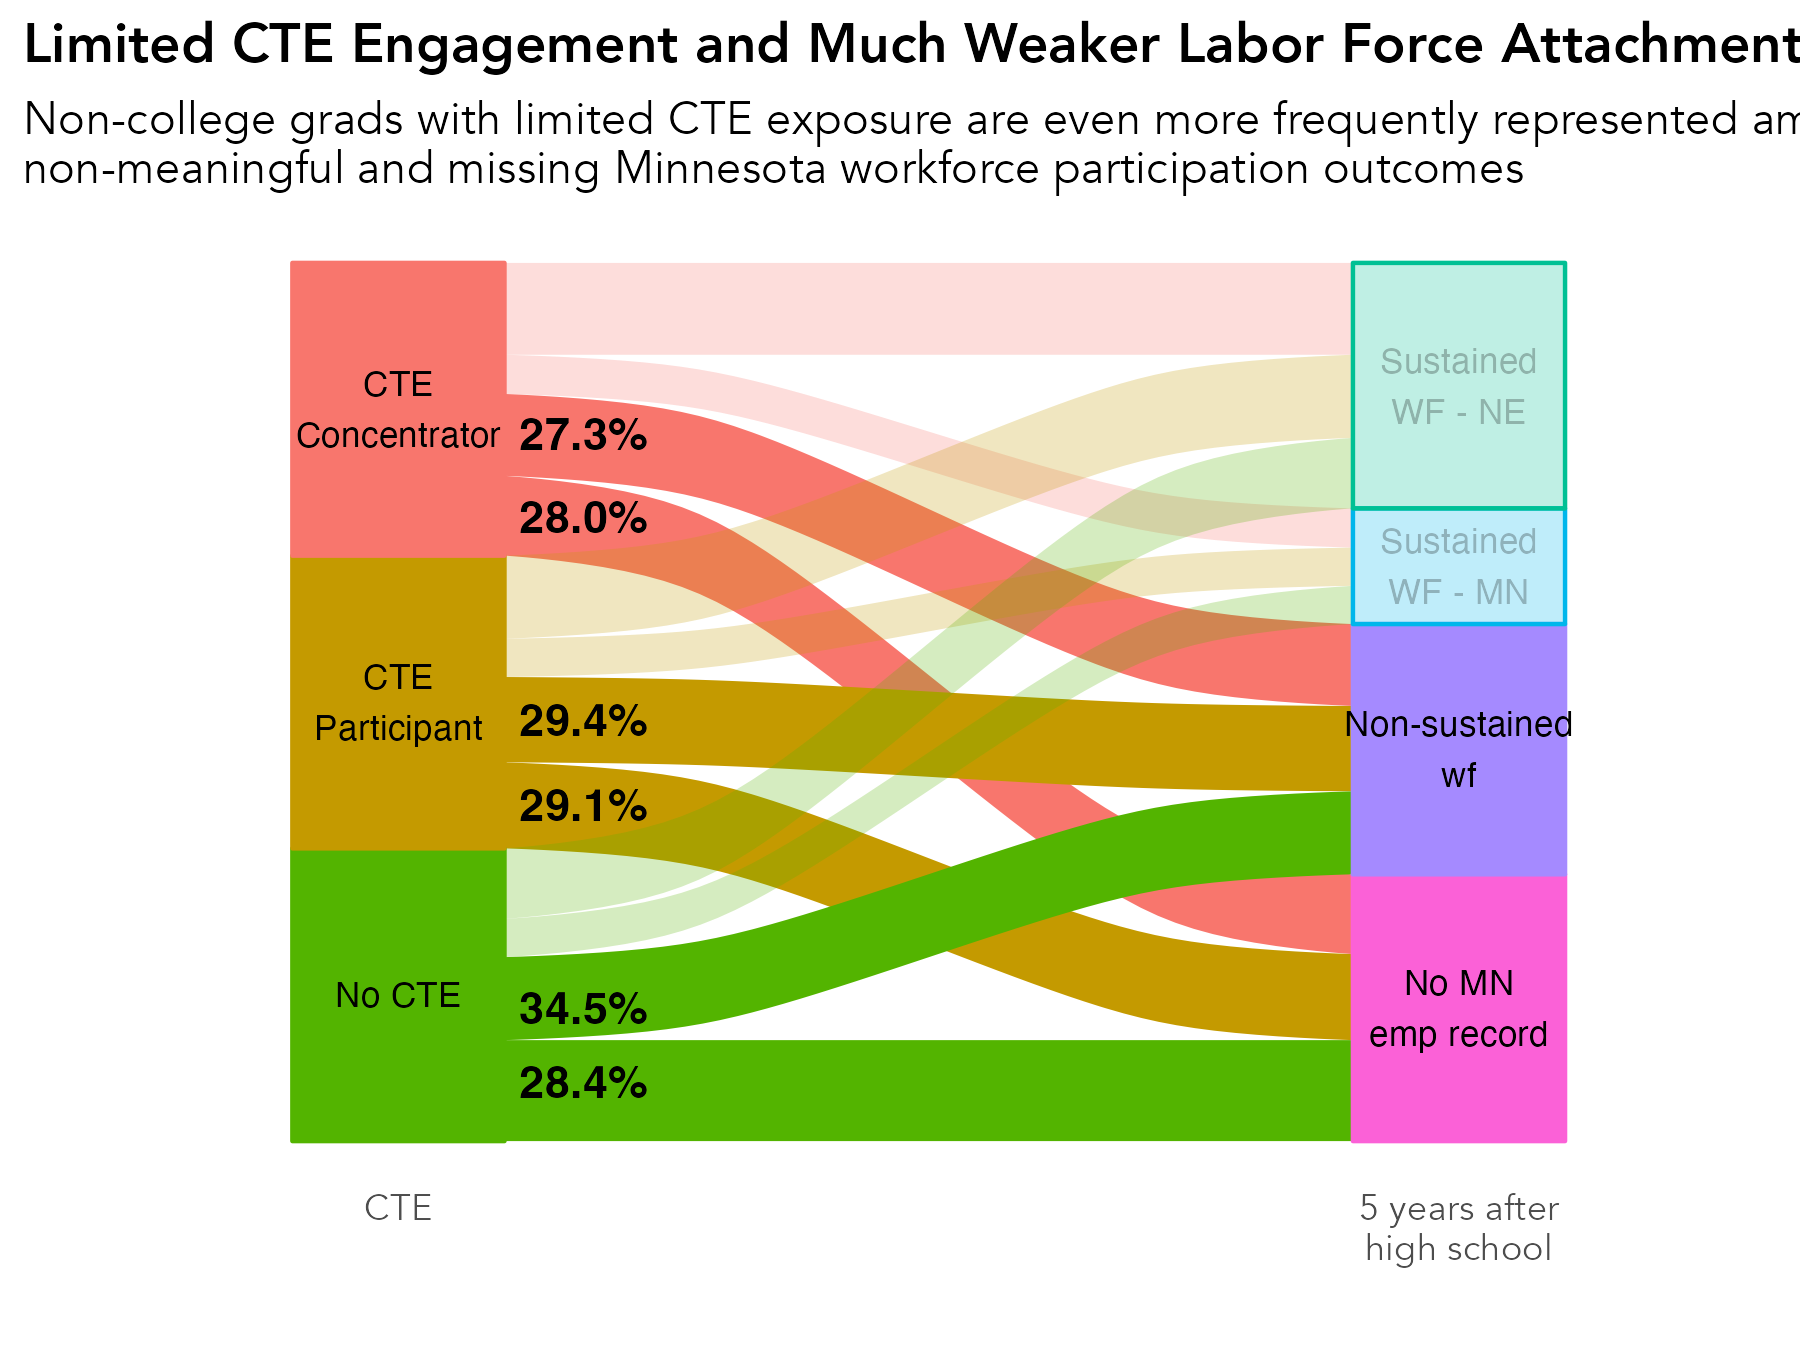

Here is the R script that generated this plot:
# library -----------------------------------------------------------------
library(tidyverse)
library(sf)
library(ggrepel)
library(scales)
library(ggiraph)
library(rmapshaper)
library(cowplot)
library(RColorBrewer)
library(readxl)
library(lubridate)
library(readxl)
library(systemfonts)
reset_font_cache()
library(ggtext)
library(janitor)
library(cowplot)
library(ggalluvial)
library(ggsankey)


rm(list = ls())

# themes ------------------------------------------------------------------
theme_bar <- theme_bw() +
  theme(panel.grid.major = element_line(color = "grey70", size = 0.1),
        panel.grid.minor = element_blank(),
        axis.ticks = element_blank(),
        axis.text = element_text(face = "bold"),
        panel.border = element_blank(),
        legend.background = element_rect(fill = "transparent", color = "transparent"),
        legend.key = element_rect(fill = "transparent"),
        legend.key.size = unit(1, "lines"),
        legend.margin = margin(0,0,0,0),
        legend.title = element_blank(),
        legend.text = element_text(margin = margin(l = 2)),
        text = element_text(family = "Avenir") ,
        plot.title.position = "plot",
        plot.title = element_text(face = "bold"))

theme_line <- theme_bw() +
  theme(legend.background = element_rect(fill = "transparent", color = "transparent"),
        legend.key = element_rect(fill = "transparent"),
        legend.text = element_text(margin = margin(l = 2)),
        panel.grid.minor = element_blank(),
        panel.grid.major = element_line(color = "grey70", size = 0.1),
        axis.ticks = element_blank(),
        axis.text = element_text(face = "bold"),
        panel.border = element_blank(),
        legend.margin = margin(0,0,0,0),
        legend.key.size = unit(1, "lines"),
        text = element_text(family = "Avenir") ,
        plot.title.position = "plot",
        plot.title = element_text(face = "bold"))


theme_sf <- theme_bw() +
  theme(axis.text.x=element_blank(),
        axis.text.y=element_blank(),
        axis.ticks=element_blank(),
        panel.background = element_blank(),
        panel.grid.major = element_line(color = "white"),
        panel.border = element_blank(),
        legend.title = element_blank(),
        legend.text = element_text(margin = margin(l = 2)),
        legend.margin = margin(0,0,0,0),
        legend.key.size = unit(1, "lines"),
        text = element_text(family = "Avenir") ,
        plot.title.position = "plot",
        plot.title = element_text(face = "bold"))

theme_all <- theme_bw() +
  theme(axis.ticks=element_blank(),
        axis.text.y = element_blank(),
        panel.background = element_blank(),
        panel.grid.major = element_blank(),
        panel.grid = element_blank(),
        panel.border = element_blank(),
        legend.title = element_blank(),
        legend.text = element_text(margin = margin(l = 2)),
        legend.margin = margin(0,0,0,0),
        legend.key.size = unit(1, "lines"),
        text = element_text(family = "Avenir") ,
        plot.title.position = "plot",
        plot.title = element_text(face = "bold"))


regions <- read_csv("/Users/kellyasche/Library/CloudStorage/GoogleDrive-kasche@ruralmn.org/My Drive/Data Prep/R Projects/Join docs/county_regions.csv") %>%
  select(5,6) %>%
  unique() %>%
  mutate(edr = str_replace(edr, "  ", " "),
         planning.region = str_replace(planning.region, " Minnesota", ""),
         planning.region = fct_relevel(planning.region, "Northwest", "Northeast", "Central", "Seven County Mpls-St Paul", "Southwest", "Southeast"),
         edr = fct_relevel(edr, "EDR 1 - Northwest", "EDR 2 - Headwaters", "EDR 3 - Arrowhead", "EDR 4 - West Central", "EDR 5 - North Central", "EDR 6E- Southwest Central", "EDR 6W- Upper Minnesota Valley", "EDR 7E- East Central", "EDR 7W- Central", "EDR 8 - Southwest", "EDR 9 - South Central", "EDR 10 - Southeast", "EDR 11 - 7 County Twin Cities", "Minnesota"))

counties.regions <- read_csv("/Users/kellyasche/Library/CloudStorage/GoogleDrive-kasche@ruralmn.org/My Drive/Data Prep/R Projects/Join docs/county_regions.csv") %>%
  mutate(countyfp = formatC(countyfp, width = 3, flag = "0"),
         Name = str_to_title(Name),
         Name = str_replace(Name, "Q", "q"),
         Name = str_replace(Name, "Of The", "of the"),
         Name = str_replace(Name, "Mcleod", "McLeod"),
         Dem_Desc = ifelse(Name == "Minnesota", "Minnesota", Dem_Desc) ,
         edr = str_replace(edr, "  ", " "),
         planning.region = str_replace(planning.region, " Minnesota", ""),
         planning.region = fct_relevel(planning.region, "Northwest", "Northeast", "Central", "Seven County Mpls-St Paul", "Southwest", "Southeast"),
         edr = fct_relevel(edr, "EDR 1 - Northwest", "EDR 2 - Headwaters", "EDR 3 - Arrowhead", "EDR 4 - West Central", "EDR 5 - North Central", "EDR 6E- Southwest Central", "EDR 6W- Upper Minnesota Valley", "EDR 7E- East Central", "EDR 7W- Central", "EDR 8 - Southwest", "EDR 9 - South Central", "EDR 10 - Southeast", "EDR 11 - 7 County Twin Cities", "Minnesota"))

color.ruca <- c("Entirely rural" = "#009933", "Town/rural mix" = "#99CC33", "Urban/town/rural mix" = "#CC9966", "Entirely urban" = "#754C29", "Minnesota" = "black")

color.pr <- c("Northwest" = "#4575b4","Northeast" = "grey", "Central" = "#fee090", "Seven County Mpls-St Paul" = "#d73027", "Southwest" = "#91bfdb", "Southeast" = "#fc8d59", "Minnesota" = "black")

color.edr <- c("EDR 1 - Northwest" = "#b3cde3", "EDR 2 - Headwaters" = "#8c96c6", "EDR 3 - Arrowhead" = "#fe9929", "EDR 4 - West Central" = "#8856a7", "EDR 5 - North Central" = "#810f7c", "EDR 6E- Southwest Central" = "#e5f5f9", "EDR 6W- Upper Minnesota Valley" = "#bdc9e1", "EDR 7E- East Central" = "#99d8c9", "EDR 7W- Central" = "#2ca25f", "EDR 8 - Southwest" = "#74a9cf", "EDR 9 - South Central" = "#0570b0", "EDR 10 - Southeast" = "#d7301f", "EDR 11 - 7 County Twin Cities" = "#d8b365", "Minnesota" = "black")

color.pr.edr <- c ("Northwest" = "#4575b4","Northeast" = "#e0f3f8", "Central" = "#fee090", "Seven County Mpls-St Paul" = "#d73027", "Southwest" = "#91bfdb", "Southeast" = "#fc8d59", "Minnesota" = "black", "EDR 1 - Northwest" = "#b3cde3", "EDR 2 - Headwaters" = "#8c96c6", "EDR 3 - Arrowhead" = "#fe9929", "EDR 4 - West Central" = "#8856a7", "EDR 5 - North Central" = "#810f7c", "EDR 6E- Southwest Central" = "#e5f5f9", "EDR 6W- Upper Minnesota Valley" = "#bdc9e1", "EDR 7E- East Central" = "#99d8c9", "EDR 7W- Central" = "#2ca25f", "EDR 8 - Southwest" = "#74a9cf", "EDR 9 - South Central" = "#0570b0", "EDR 10 - Southeast" = "#d7301f", "EDR 11 - 7 County Twin Cities" = "#d8b365")

color.six <- c("#009933", "#4575b4", "grey", "#fee090", "#fc8d59", "#d73027")

mn_counties <- st_read("/Users/kellyasche/Library/CloudStorage/GoogleDrive-kasche@ruralmn.org/My Drive/Data Prep/R Projects/Shapefiles/County shapefiles/MNCounties_MNDOT.shp", quiet = TRUE) %>%
  ms_simplify(keep = .01, keep_shapes = TRUE) %>%
  rename("countyfp" = "FIPS_CODE")

counties.regions.1 <- counties.regions %>%
  mutate(statefp = "27",
         project.pr = ifelse(edr %in% c("EDR 1 - Northwest", "EDR 2 - Headwaters", "EDR 4 - West Central"), "Northwest",
                             ifelse(edr == "EDR 3 - Arrowhead", "Northeast",
                                    ifelse(edr %in% c("EDR 5 - North Central", "EDR 7E- East Central", "EDR 7W- Central"), "Central",
                                           ifelse(edr %in% c("EDR 6E- Southwest Central", "EDR 6W- Upper Minnesota Valley", "EDR 8 - Southwest"), "Southwest",
                                                  ifelse(edr %in% c("EDR 9 - South Central", "EDR 10 - Southeast"), "Southern", as.character(planning.region)))))),
         project.pr = fct_relevel(project.pr, "Northwest", "Northeast", "Central", "Seven County Mpls-St Paul", "Southwest", "Southern"))


# Prep data ---------------------------------------------------------------

original <- read_csv("Data/SLEDS/Masters/Master-report-dataset.csv") 

data <- original %>%
  filter(ps.grad == "No") %>%
  select(grad.year.5, cte.achievement) %>%
  filter(grad.year.5 != "After 2023") %>%
  filter(grad.year.5 != "Attending ps") %>%
  group_by(cte.achievement, grad.year.5) %>%
  summarize(n = n()) %>%
  ungroup() %>%
  group_by(cte.achievement) %>%
  mutate(pct = n / sum(n)) %>%
  ungroup() %>%
  mutate(cte.achievement = str_replace(cte.achievement, "CTE Concentrator or Completor", "CTE Concentrator"))

cte.achievement.order <- c( "CTE Concentrator", "CTE Participant","No CTE")

grad.year.5.order <- c("Sustained WF - NE", "Sustained WF - MN", "Non-sustained WF", "No MN emp record")

cte.achievement.order.plot <- c( "CTE\nConcentrator", "CTE\nParticipant","No CTE")

grad.year.5.order.plot <- c("Sustained\nWF - NE", "Sustained\nWF - MN", "Non-sustained\nwf", "No MN\nemp record")

df_lodes <- data %>%
  mutate(
    cte.achievement = factor(cte.achievement, levels = cte.achievement.order),
    grad.year.5 = factor(grad.year.5, levels = grad.year.5.order)
  ) %>%
  to_lodes_form(
    axes = c("cte.achievement", "grad.year.5"),
    key = "axis",
    value = "stratum",
    id = "flow_id"
  ) %>%
  group_by(flow_id) %>%
  mutate(
    highlight = if_else(
      any(
        axis == "grad.year.5" &
          stratum %in% c("Non-sustained WF", "No MN emp record")
      ),
      "highlight",
      "base"
    )
  ) %>%
  ungroup() %>%
  group_by(flow_id) %>%
  mutate(
    cte.achievement = first(stratum[axis == "cte.achievement"])
  ) %>%
  ungroup()

labels <- df_lodes %>%
  filter(axis == "cte.achievement", highlight == "highlight") %>%
  arrange(cte.achievement) %>%
  select(flow_id, stratum, pct) %>%
  mutate(cumsum = ifelse(stratum == "CTE Concentrator", 2,
                         ifelse(stratum == "CTE Participant", 1, 0))) %>%
  group_by(stratum) %>%
  mutate(cumpct = rev(cumsum(pct))) %>%
  ungroup() %>%
  mutate(half.pct = pct / 2,
         yloc = ifelse(flow_id %in% c(4,8, 12), cumsum + half.pct, cumsum + cumpct - half.pct),
         highlight = "highlight") %>%
  select(-pct)

master <- df_lodes %>%
  left_join(labels, by = c("stratum", "highlight", "flow_id"))

names(labels)
# Create chart ------------------------------------------------------------

ggplot(
  master,
  aes(
    x = axis,
    stratum = stratum,
    alluvium = flow_id,
    y = pct,
    fill = cte.achievement,     # left-side colors
    alpha = highlight           # highlight flows
  )
) +
  geom_flow(width = 0.4) +
  geom_stratum(width = 0.4, aes(fill = stratum, color = stratum)) +
  geom_text(
    stat = "stratum",
    label = c(rev(cte.achievement.order.plot), rev(grad.year.5.order.plot)),
    size = 3
  ) +
  geom_text(aes(x = 1.35, y = yloc, label = percent(pct, accuracy = .1)), fontface = "bold") +
  scale_alpha_manual(
    values = c(highlight = 1, base = 0.25),
    guide = "none"
  ) +
  scale_x_discrete(
    limits = c("cte.achievement", "middle", "grad.year.5"),
    labels = c("CTE", "", "5 years after\nhigh school")
  ) +
  labs(x = "", 
       y = "",
       title = "Limited CTE Engagement and Much Weaker Labor Force Attachment for Non-College Grads",
       subtitle = "Non-college grads with limited CTE exposure are even more frequently represented among\nnon-meaningful and missing Minnesota workforce participation outcomes") +
  theme_all +
  theme(legend.position = "none")

ggsave(filename = "Charts/Paper report/sankey-cte-acheivement-non-college-grads-non-sustained-wf.pdf", device = cairo_pdf, dpi = "print", width = 6, height = 4.5)

ggsave(filename = "Charts/Paper report/sankey-cte-acheivement-non-college-grads-non-sustained-wf.png", dpi = "print", width = 6, height = 4.5)
